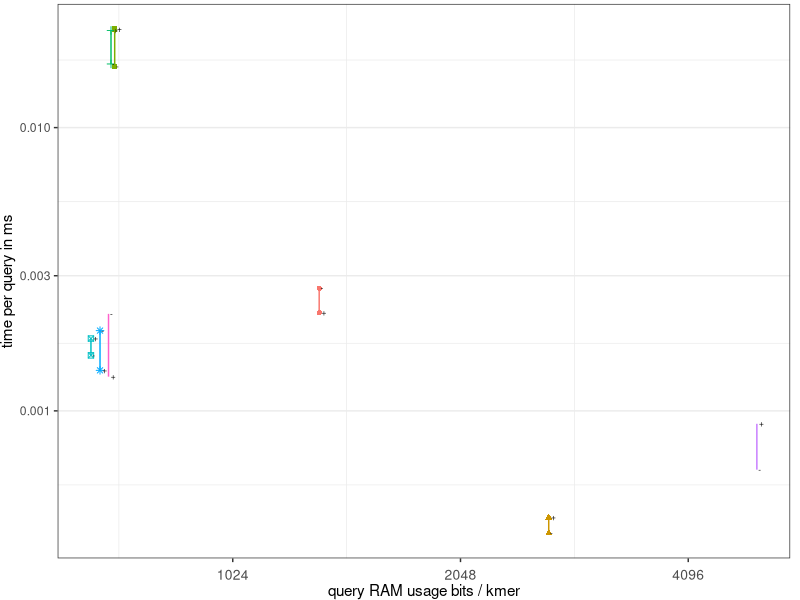
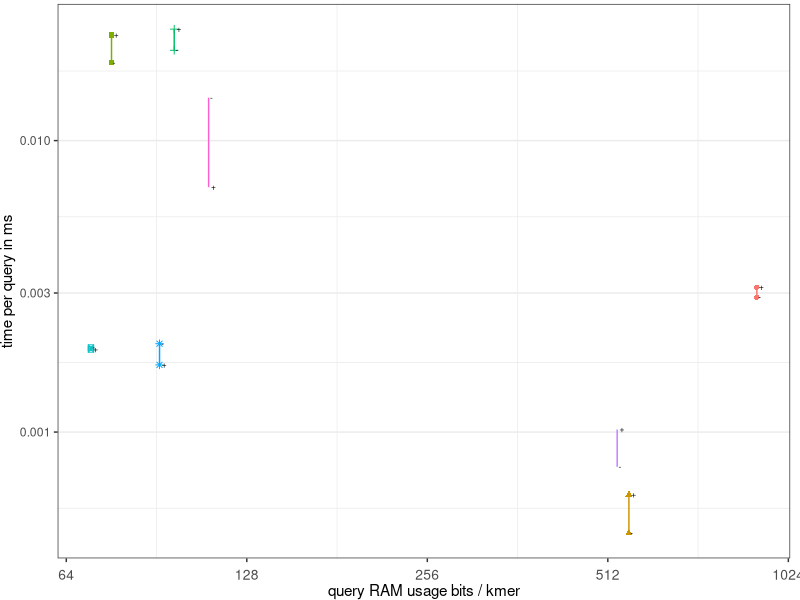
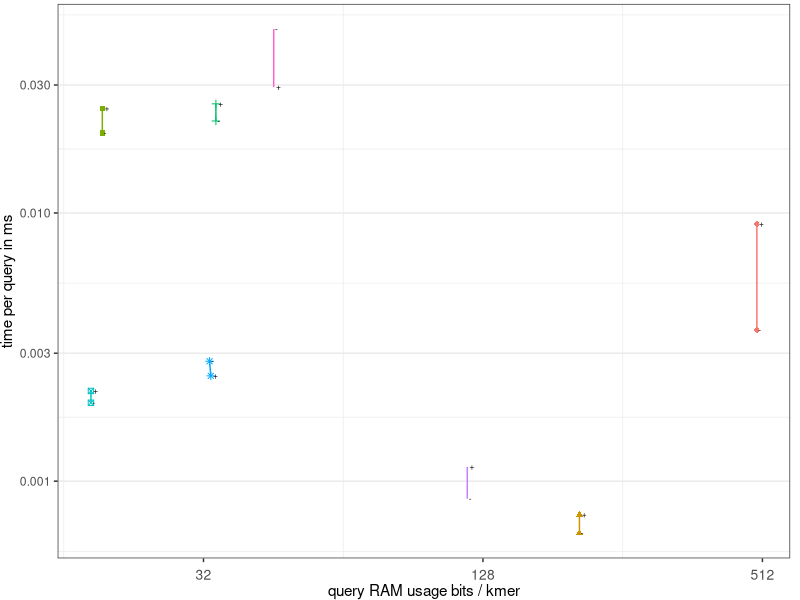
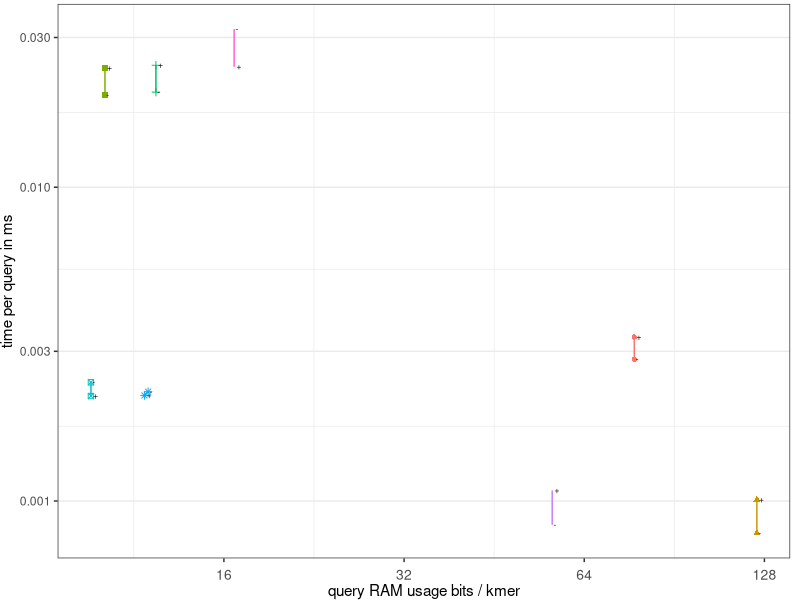
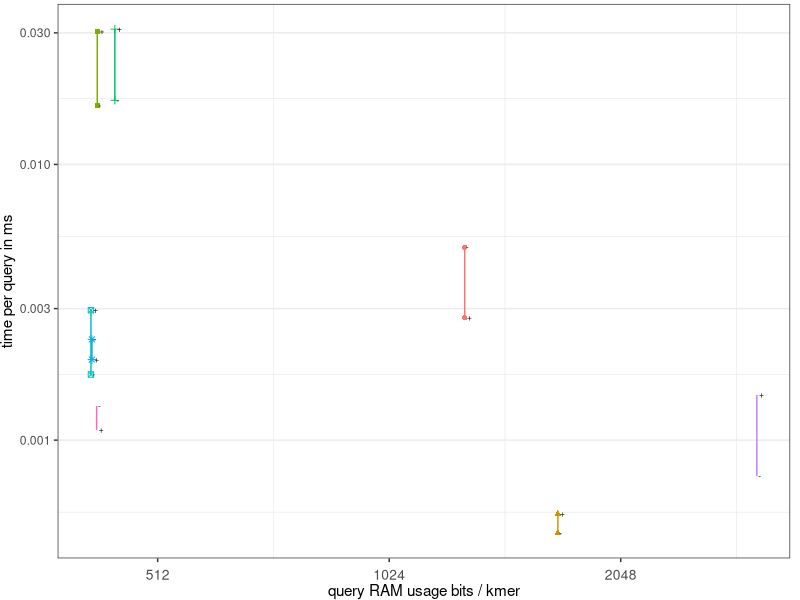
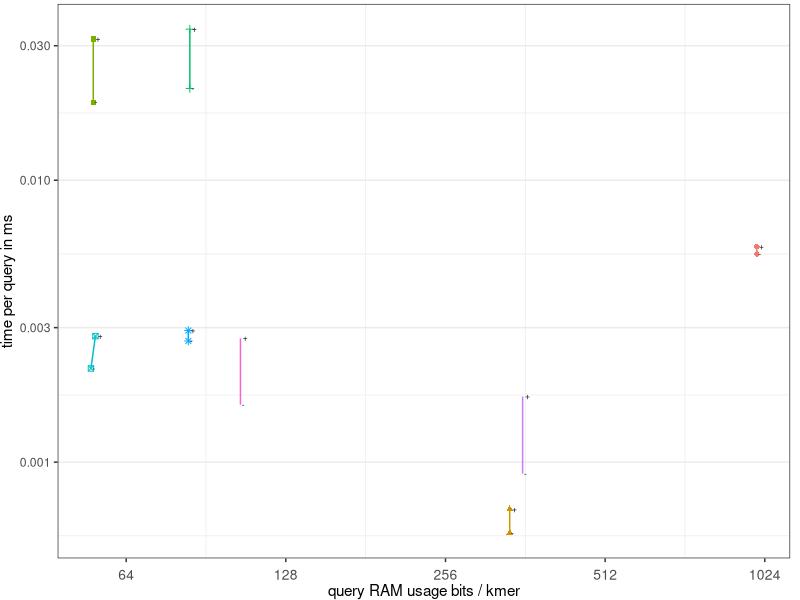
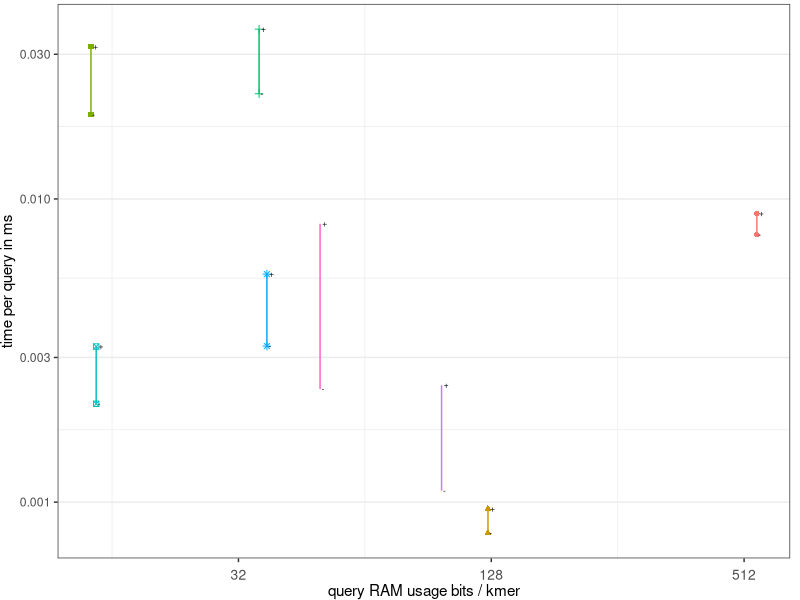
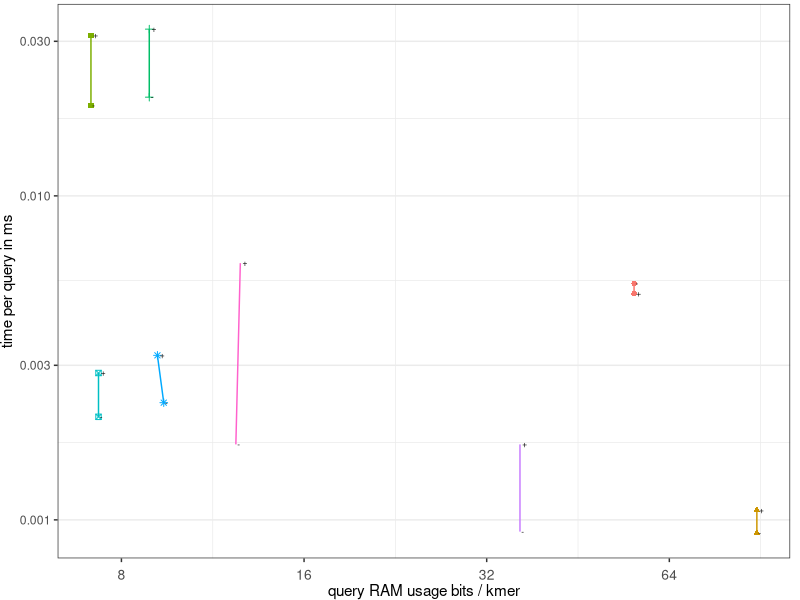

Reproduce these figures in R, in order. (Note: this script raises an error after producing the figures.)
#!/usr/bin/env Rscript

library(tidyverse)
library(ggsci)

h <- 7
w <-  7.5 
u <- "cm"


theme_set(theme_bw() +
              theme(
                  axis.text.x = element_text(
                      size = 10,
                      angle = 0,
                      hjust = 0.5,
                      vjust = 0.1

                  ),
                  panel.grid.major.x = element_blank()
              ))

scfill <- scale_fill_npg


# Longer format -----------------------------------------------------------

df0 <- read_tsv("data.tsv", na = "na")
df1 <- df0 %>%
    mutate(genome = str_replace(genome, "sars-cov-2_pangenome_k32", "SARS-CoV-2")) %>%
    mutate(genome = str_replace(genome, "spneumo_pangenome_k32", "S.Pneumoniae-pangenome")) %>%
    mutate(genome = str_replace(genome, "spneumoniae", "S.Pneumoniae-genome")) %>%
    mutate(genome = str_replace(genome, "escherichia_coli.k32", "E.Coli")) %>%
    mutate(Q_time_per_query_ms = 1000*Q_time_s / num_queries) %>%
    mutate(SIalg = paste(I_alg, "-", S_alg)) %>%
    mutate (alg = case_when(
                SIalg == "sbwt - none" ~ as.character(d+3), # (index with RCs)", # d \in [0,2] for SBWT
                SIalg == "cbl - none" ~ as.character(6),
                SIalg == "SSHash - prophasm" ~ as.character(2),
                SIalg == "bwa - prophasm" ~ as.character(1),
                SIalg == "prophex - prophasm" ~ as.character(0),
                SIalg == "fmsi - local" ~ as.character(d+7),
                SIalg == "fmsi - global" ~ as.character(7),
                SIalg == "FMSIv02 - global" ~ as.character(13),
                SIalg == "FMSIv02 - local" ~ as.character(d+13),
                          )) %>%
    mutate (algorithm = case_when(
                SIalg == "sbwt - none" & d == 0 ~ "SBWT (plain-matrix)", # (index with RCs)", the default varinat
                SIalg == "sbwt - none" & d == 1 ~ "SBWT (plain-matrix, index w/o RCs)", # default variant
                SIalg == "sbwt - none" & d == 2 ~ "SBWT (rrr-split)", # memory-efficient variant, with RCs
                SIalg == "cbl - none" ~ "CBL",
                SIalg == "SSHash - prophasm" ~ "SSHash (on ProphAsm output)",
                SIalg == "bwa - prophasm" ~ "BWA (on ProphAsm output)",
                SIalg == "prophex - prophasm" ~ "ProPhex (on ProphAsm output)",
                SIalg == "fmsi - local" ~ paste("FMSI (on kmercamel's local with d=", d, ")", sep=""),
                SIalg == "fmsi - global" ~ "FMSI (on kmercamel's global)",
                SIalg == "FMSIv02 - local" ~ paste("FMSI v0.2 (on kmercamel's local with d=", d, ")", sep=""),
                SIalg == "FMSIv02 - global" ~ "FMSI v0.2 (on kmercamel's global)",
                          )) %>%
    mutate (qTypeLabel = case_when(
                qType == "Pos" ~ "+",
                qType == "Neg" ~ "-",
                qType == "0" ~ "", # not used now
                          ))

                          
# FILTER OUT SOME ALGS.
df <- df1 %>%
	filter(SIalg != "prophex - prophasm") %>% # no ProPhex, just BWA
	#filter(SIalg != "sbwt - none" | d == 0 | d == 2) %>% # for now, SBWT just with RCs
	filter(SIalg != "fmsi - local" | d == 1) %>% # # camel's local only with d == 1
  #filter(SIalg != "fmsi - local") %>% ## FMSI of only v0.2
  #filter(SIalg != "fmsi - global") %>% ## FMSI of only v0.2
	filter(SIalg != "FMSIv02 - local" | d == 1) %>% # # camel's local only with d == 1
    filter(SIalg != "sbwt - none" | d == 1) %>% # only the default SBWT variant
	filter(qType != "0") # FILTERING OUT original queries (random mix of positive and negative, based on subsampling rate)

options(tibble.width = Inf, width = 300) # for printing
show(df)

for (g in c("SARS-CoV-2",  "S.Pneumoniae-pangenome", "E.Coli", "S.Pneumoniae-genome")) { # setup with legend
    for (kk in c(15, 23, 31)) {
        for (rr in c(0.01, 0.1, 0.5, 1.0)) {
#for (g in c("E.Coli")) { # setup w/o legend
#    for (kk in c(23)) {
#        for (rr in c(0.1, 1.0)) {
			if(rr == 0.5 & g == "E.Coli") # no data for E.coli with r = 0.5
				next
            ########################################################################
            ########################################################################
            #################### index size vs. query time #########################
            ########################################################################
            ########################################################################
            df_filtered <- df %>%
                filter(rate == rr) %>%
                filter(k == kk)%>%
                filter(genome == g)

            ggplot(df_filtered) +
                aes(x = Q_mem_kb * 1000 * 8 / kmer_count,
                    y = Q_time_per_query_ms,
                    shape = algorithm,
                    color = algorithm,
                    label = qTypeLabel) +
                scfill() +
                geom_point() +
                geom_text(hjust=-0.45,vjust=0.4,size = 6/.pt,colour="black") +
                geom_line(aes(group = algorithm)) +
                scale_x_continuous(
                    name = 'query RAM usage bits / kmer',
                    trans='log2'
                ) +
                scale_y_continuous(
                    name = 'time per query in ms',
                    trans='log10',
                    #breaks = seq(1, 2, 0.2),
                    #lim = c(1.0, 2.05),
                    #expand = c(0, 0)
                ) +
                guides(fill = guide_legend(title = "Algorithm", title.position = "top"),label=none) +
                #scale_fill_manual(values = alg, labels = algorithm) +
                theme(plot.margin = margin(0.1, 0.25, 0, 0, "cm"), legend.position = "none") # for hiding the legend

            ggsave(
                paste("query_RAM_bits_per_kmer_vs_query_ms.g_", g, ".r_", rr, ".k_", kk, ".pdf", sep=""),
                height = h,
                width = w,
                unit = u
            )
        }
    }
}


